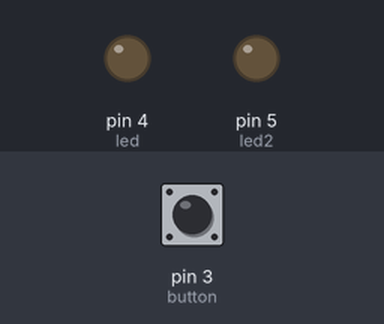
Bench run of a sketch on a simulated Arduino Uno, built with avr-gcc and run on an emulated ATmega328P. Shown: output pins drawn as LEDs (lit = HIGH). Dashed ring = blinking. Inputs (shaded band) come from the test bench; at power-on: pin 3 (button) LOW.

Above: at 1.2 s.
1.3 s: pin 3 (button) pulled HIGH for 0.15 s
At 1.6 s:
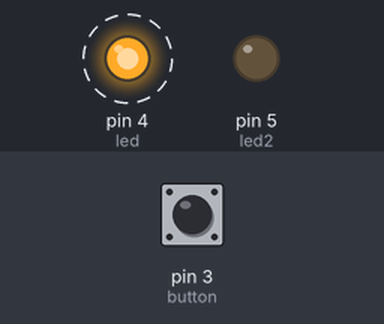
4.3 s: pin 3 (button) pulled HIGH for 1 s
At 5.55 s:
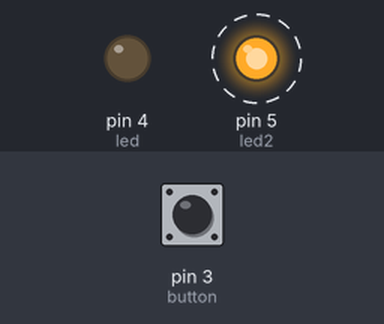
Timing chart, 0 to 14.3 s (numbered marks = the images above; inputs shaded):
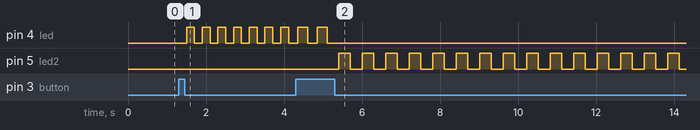

Measured:
- after the input at 1.3 s, pin 4 (led): alternates HIGH for 0.20 s and LOW for 0.20 s, starting after 0.20 s
- after the input at 4.3 s, pin 5 (led2): alternates HIGH for 0.30 s and LOW for 0.30 s, starting after 1.1 s

The sketch:

atividade2.ino
```cpp
int led = 4;
int button = 3;
int led2 = 5;
unsigned long lastTime = 0;
bool lastState = false;
bool powerOff = false;

//Return true only if the button was pressed and it's not debounce effect.
bool onClickedButton(int button) {
  if(digitalRead(button)){
    delay(50);
    if(!digitalRead(button)){
      delay(50);
        if(!digitalRead(button)){
          return true;
        }
    }
  }

  return false;
}

//Blink a LED
void ledBlink(int ledPin, int requestedTime) {
  if((millis() - lastTime) > requestedTime && lastState == false){

    lastState = true;
    digitalWrite(ledPin, HIGH);
    lastTime = millis();
  }

  if((millis() - lastTime) > requestedTime && lastState == true){

    lastState = false;
    digitalWrite(ledPin, LOW);
    lastTime = millis();
  }
}

void setup(){
  pinMode(led, OUTPUT);
  pinMode(led2, OUTPUT);
  pinMode(button, INPUT);
}

void loop() {
  if(onClickedButton(button)){ //Check if the button was pressed

    while(true){               //Creates a infinite loop in order to blink the LED and check if the button was pressed.
      ledBlink(led, 200);
      if(onClickedButton(button)){  //If button was pressed for the second time turn led off and blinks led2. Also check if the button was pressed again

        digitalWrite(led, LOW);
        while(true) {
          ledBlink(led2, 300);

          if(onClickedButton(button)){ //If the button was pressed again then it is supossed to power off, turning de led2 off and getting out of the loop.
            powerOff = true;
            digitalWrite(led2, LOW);
            break;
          }
        }
      }

      if(powerOff){ //if is in power off mode, it will get out of the first loop and reset power off mode to false.
        powerOff = false;
        break;
      }
    }
  }
}
```
